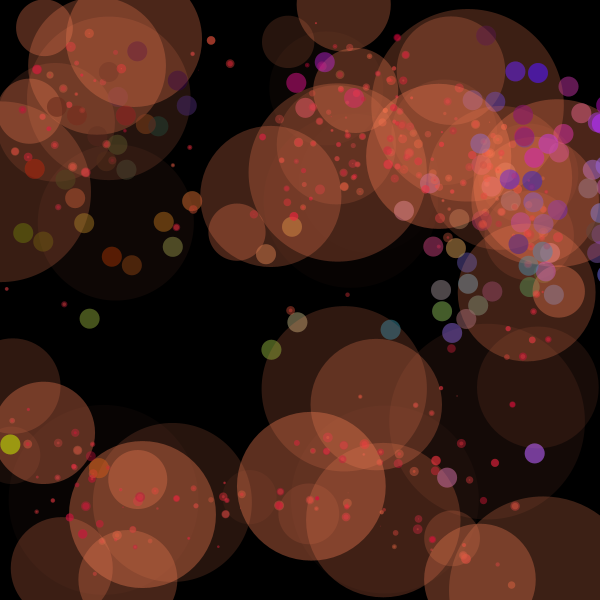
Frame 1 (no input)
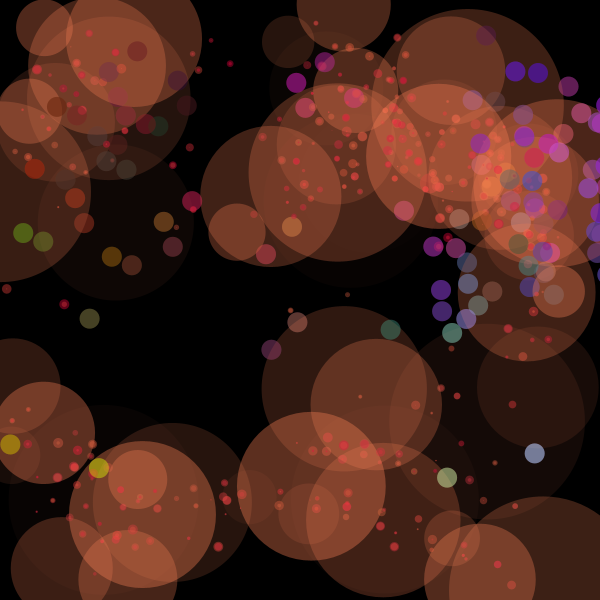
Frame 60 (the mouse pressed at the canvas centre just before this capture)
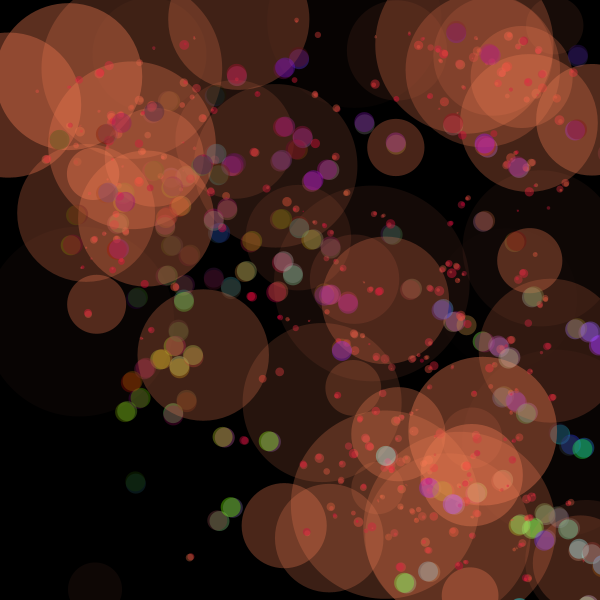
Frame 120 (the mouse held since frame 60 and released just before this capture)

The Processing sketch that drew these frames (run headless with seeded random() and noise(); from frame 60 on, the mouse is pressed at the canvas centre):

// Processing sketch: processing_42861
// ── processing_42861.pde

int NUM_THINGS = 50;
 
// creating an (empty) global array with a
// capacity of 10 elements of type Ball
Thing[] things = new Thing[NUM_THINGS];
 
void setup() 
{
  size(600, 600); 
  smooth();
 
 
  for (int i = 0; i < NUM_THINGS; i++) 
  {
    things[i] = new Thing();   // populating the array
 
    things[i].x = random(0, width);
    things[i].y = random(0, height);
    things[i].direction = random(0, 360);
  }
}
 
void draw() 
{ 
  //bg is not conceptually part of the class
  background( 0, 0, 0);
 
  //call the method update everytime I draw
  for (int i = 0; i < NUM_THINGS; i++)
  {
    things[i].update();
  }
}
 
 
class Thing
{
  //parameters of my thing
  float myDiameter = random(50,200);
  float x;
  float y;
  color col = color(random(240,256),126,84,random(100));
  float speed = 1;
  float direction = 10;
 
  //Constructor function - same name as the class
  Thing()
  {
  /*
  like the setup in the main sketch the constructor function 
  is executed once as soon as the object is created
  */
  }
 
  //method(s) for my thing
  void update()
  {
    /*
    convert direction into radians
     break it down to the sinus and cosinus
     which are the vertical and horizontal component 
     of the angle then multiply for speed 
     (because in trigonometry you always work with a radius of 1)
     */
    float dX = cos(radians(direction))*speed * mouseX/100;
    float dY = sin(radians(direction))*speed * mouseY/100;
 
    //the result are the steps in the vertical and horizontal direction
    x = x + dX;
    y = y + dY;
 
    //direction++;
 
    //managing borders
    if (x > width)
    {
      x = 0;
    }
 
    if (x < 0)
    {
      x = width;
    }
 
    if (y > height)
    {
      y = 0;
    }
 
    if (y < 0)
    {
      y = height;
    }
 
    //draw the thing  
    fill(col);
    noStroke();
    smooth();
    ellipse(x, y, myDiameter, myDiameter);
 
    for (int i = 0; i < NUM_THINGS; i++)
    {
      //temporary variable to store the other
      Thing other = things[i];
 
      //it's not a good idea to make theinteract with itself
      //this points to the specific instance
      if (this != other)
      {
        //after I determine it's another thing I check the distance
        if (dist(x, y, other.x, other.y)<200)
        {
          float smallDiam = random(10);
          float bigDiam = 20;
          //and do something
          fill(dist(x,y,other.x,other.y),random(y),random(other.x),90);
          ellipse((x+other.x)/1.3, (y+other.y)/1.3, bigDiam, bigDiam);
          fill(random(200,250),random(100),60,100);
          ellipse((x+other.x)/2, (y+other.y)/2, smallDiam, smallDiam);
          
          
        }
      }
    }

  }
}
